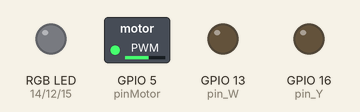
This sketch was run on a simulated ESP32. On the bench: switched loads named in the sketch (green lamp = pin HIGH), an RGB LED mixed from three pins (HIGH = lit), output pins drawn as LEDs (lit = HIGH). Dim RGB values are drawn brighter than linear; random numbers use the default seed unless the sketch sets one; what the sketch prints to the serial monitor is not drawn.

Above: at 0.05 s.
At 3.55 s:
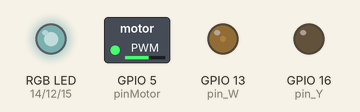
At 5.05 s:
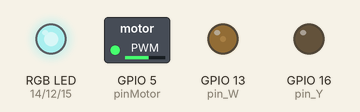
At 10.25 s:
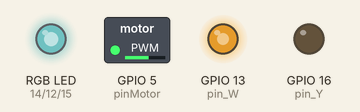
At 15.35 s:
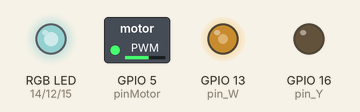
At 20.45 s:
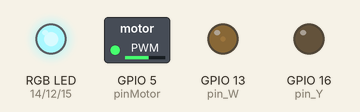
Timing chart, 0 to 26.6 s (numbered marks = the images above):
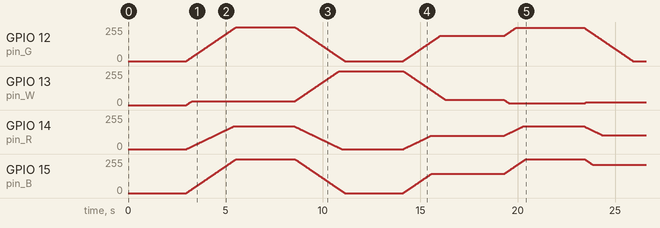

The sketch:

Nebulosa.ino
```cpp
#define DEBUG_SERIAL Serial

int pin_R = 14;
int pin_G = 12;
int pin_B = 15;//15
int pin_W = 13;//13
int pin_Y = 16;//16


int pinMotor = 5;

int LED_R_value = 0;
int LED_G_value = 0;
int LED_B_value = 0;
int LED_W_value = 0;
int LED_Y_value = 0;


int LED_R_Brillo_value = 0;
int LED_G_Brillo_value = 0;
int LED_B_Brillo_value = 0;
int LED_W_Brillo_value = 0;
int LED_Y_Brillo_value = 0;


int LED_R_Current_value = 0;
int LED_G_Current_value = 0;
int LED_B_Current_value = 0;
int LED_W_Current_value = 0;
int LED_Y_Current_value = 0;


#include "luces.hpp"
#include "colores.hpp"

void setup() {
  Serial.begin(115200);


  pinMode(pin_R, OUTPUT);
  pinMode(pin_B, OUTPUT);
  pinMode(pin_G, OUTPUT);
  pinMode(pin_W, OUTPUT);
  pinMode(pin_Y, OUTPUT);
  pinMode(pinMotor, OUTPUT);

  analogWrite(pinMotor, 150);

  // analogWrite(pin_R, 180);
  // delay(2000);
  //   analogWrite(pin_R, 0);

  // analogWrite(pin_G, 180);
  // delay(2000);
  //   analogWrite(pin_G, 0);

  // analogWrite(pin_B, 180);
  // delay(2000);
  //   analogWrite(pin_B, 0);


  // analogWrite(pin_W, 180);
  // delay(2000);
  //   analogWrite(pin_W, 0);
  // analogWrite(pin_Y, 180);
  // delay(2000);
  //   analogWrite(pin_Y, 0);

  cargarVecctorColores();

  Serial.println("start..");
  DEBUG_SERIAL.begin(115200);
}


void loop() {

  if (setLedColor()) {
    Serial.print("_.");
    delay(3000);
    LED_R_Brillo_value = 0;
    LED_G_Brillo_value = 0;
    LED_B_Brillo_value = 0;
    LED_W_Brillo_value = 0;
    LED_Y_Brillo_value = 0;

    int x = random(1, 5);

    // if (x == 1) LED_W_Brillo_value = 255;
    // if (x == 2) LED_Y_Brillo_value = 255;
    // if (x == 3) LED_R_Brillo_value = 255;
    // if (x == 4) LED_G_Brillo_value = 255;
    // if (x == 5) LED_B_Brillo_value = 255;
    if (random(1, 5) < 2){
          if (x <= 3) LED_W_Brillo_value = 255;
    if (x > 3) LED_Y_Brillo_value = 255;
    }else{
    colorX ccl = colorXList[random(0, 51)];
    LED_R_Brillo_value = ccl.r;
    LED_G_Brillo_value = ccl.g;
    LED_B_Brillo_value = ccl.b;
    LED_W_Brillo_value = random(10, 50);
    }

  }
}
//webSocket.loop();
```

colores.hpp
```cpp
class colorX {
public:

  int r;
  int g;
  int b;
  String nombre;


  void setEstado(String _nombre, int _r, int _g, int _b, uint16_t _colorHex, int _posX, int _posY);
};


void colorX::setEstado(String _nombre, int _r, int _g, int _b, uint16_t _colorHex, int _posX, int _posY) {
  nombre = _nombre;
  r = _r;
  g = _g;
  b = _b;

};


const int maxColors = 52;
colorX colorXList[maxColors];  // An array of MyClass objects using default constructor

void cargarVecctorColores() {
  colorXList[0].setEstado("AliceBlue", 240, 248, 255, 0xF0F8FF, 0, 0);
  colorXList[1].setEstado("Amethyst", 153, 102, 204, 0x9966CC, 1, 0);
  colorXList[2].setEstado("AntiqueWhite", 250, 235, 215, 0xFAEBD7, 2, 0);
  colorXList[3].setEstado("Aqua", 0, 255, 255, 0x00FFFF, 3, 0);
  colorXList[4].setEstado("Aquamarine", 127, 255, 212, 0x7FFFD4, 4, 0);
  colorXList[5].setEstado("Azure", 240, 255, 255, 0xF0FFFF, 5, 0);
  colorXList[6].setEstado("Beige", 245, 245, 220, 0xF5F5DC, 6, 0);
  colorXList[7].setEstado("Bisque", 255, 228, 196, 0xFFE4C4, 7, 0);
  colorXList[8].setEstado("Black", 0, 0, 0, 0x000000, 0, 1);
  colorXList[9].setEstado("BlanchedAlmond", 255, 235, 205, 0xFFEBCD, 1, 1);
  colorXList[10].setEstado("Blue", 0, 0, 255, 0x0000FF, 2, 1);
  colorXList[11].setEstado("BlueViolet", 138, 43, 226, 0x8A2BE2, 3, 1);
  colorXList[12].setEstado("Brown", 165, 42, 42, 0xA52A2A, 4, 1);
  colorXList[13].setEstado("BurlyWood", 222, 184, 135, 0xDEB887, 5, 1);
  colorXList[14].setEstado("CadetBlue", 95, 158, 160, 0x5F9EA0, 6, 1);
  colorXList[15].setEstado("Chartreuse", 127, 255, 0, 0x7FFF00, 7, 1);
  colorXList[16].setEstado("Chocolate", 210, 105, 30, 0xD2691E, 0, 2);
  colorXList[17].setEstado("Coral", 255, 127, 80, 0xFF7F50, 1, 2);
  colorXList[18].setEstado("CornflowerBlue", 100, 149, 237, 0x6495ED, 2, 2);
  colorXList[19].setEstado("Cornsilk", 255, 248, 220, 0xFFF8DC, 3, 2);
  colorXList[20].setEstado("Crimson", 220, 20, 60, 0xDC143C, 4, 2);
  colorXList[21].setEstado("Cyan", 0, 255, 255, 0x00FFFF, 5, 2);
  colorXList[22].setEstado("DarkBlue", 0, 0, 139, 0x00008B, 6, 2);
  colorXList[23].setEstado("DarkCyan", 0, 139, 139, 0x008B8B, 7, 2);
  colorXList[24].setEstado("DarkGoldenrod", 184, 134, 11, 0xB8860B, 0, 3);
  colorXList[25].setEstado("DarkGray", 169, 169, 169, 0xA9A9A9, 1, 3);
  colorXList[26].setEstado("DarkGrey", 169, 169, 169, 0xA9A9A9, 2, 3);
  colorXList[27].setEstado("DarkGreen", 0, 100, 0, 0x006400, 3, 3);
  colorXList[28].setEstado("DarkKhaki", 189, 183, 107, 0xBDB76B, 4, 3);
  colorXList[29].setEstado("DarkMagenta", 139, 0, 139, 0x8B008B, 5, 3);
  colorXList[30].setEstado("DarkOliveGreen", 85, 107, 47, 0x556B2F, 6, 3);
  colorXList[31].setEstado("DarkOrange", 255, 140, 0, 0xFF8C00, 7, 3);
  colorXList[32].setEstado("DarkOrchid", 153, 50, 204, 0x9932CC, 0, 4);
  colorXList[33].setEstado("DarkRed", 139, 0, 0, 0x8B0000, 1, 4);
  colorXList[34].setEstado("DarkSalmon", 233, 150, 122, 0xE9967A, 2, 4);
  colorXList[35].setEstado("DarkSeaGreen", 143, 188, 143, 0x8FBC8F, 3, 4);
  colorXList[36].setEstado("DarkSlateBlue", 72, 61, 139, 0x483D8B, 4, 4);
  colorXList[37].setEstado("DarkSlateGray", 47, 79, 79, 0x2F4F4F, 5, 4);
  colorXList[38].setEstado("DarkSlateGrey", 47, 79, 79, 0x2F4F4F, 6, 4);
  colorXList[39].setEstado("DarkTurquoise", 0, 206, 209, 0x00CED1, 7, 4);
  colorXList[40].setEstado("DarkViolet", 148, 0, 211, 0x9400D3, 0, 5);
  colorXList[41].setEstado("DeepPink", 255, 20, 147, 0xFF1493, 1, 5);
  colorXList[42].setEstado("DeepSkyBlue", 0, 191, 255, 0x00BFFF, 2, 5);
  colorXList[43].setEstado("DimGray", 105, 105, 105, 0x696969, 3, 5);
  colorXList[44].setEstado("DimGrey", 105, 105, 105, 0x696969, 4, 5);
  colorXList[45].setEstado("DodgerBlue", 30, 144, 255, 0x1E90FF, 5, 5);
  colorXList[46].setEstado("FireBrick", 178, 34, 34, 0xB22222, 6, 5);
  colorXList[47].setEstado("FloralWhite", 255, 250, 240, 0xFFFAF0, 7, 5);
  colorXList[48].setEstado("ForestGreen", 34, 139, 34, 0x228B22, 0, 6);
  colorXList[49].setEstado("Fuchsia", 255, 0, 255, 0xFF00FF, 1, 6);
  colorXList[50].setEstado("Gainsboro", 220, 220, 220, 0xDCDCDC, 2, 6);
  colorXList[51].setEstado("GhostWhite", 248, 248, 255, 0xF8F8FF, 3, 6);
}
```

luces.hpp
```cpp
int LED_R_Pulse_value = 0;
int LED_B_Pulse_value = 0;
int LED_G_Pulse_value = 0;
int LED_W_Pulse_value = 0;
int LED_Y_Pulse_value = 0;

bool setLedColor() {

  bool flag = true;

  if (LED_R_Current_value != LED_R_Brillo_value) {
    if (LED_R_Current_value < LED_R_Brillo_value) LED_R_Current_value++;
    else LED_R_Current_value--;
    flag = false;
  }

  if (LED_G_Current_value != LED_G_Brillo_value) {
    if (LED_G_Current_value < LED_G_Brillo_value) LED_G_Current_value++;
    else LED_G_Current_value--;
    flag = false;
  }

  if (LED_B_Current_value != LED_B_Brillo_value) {
    if (LED_B_Current_value < LED_B_Brillo_value) LED_B_Current_value++;
    else LED_B_Current_value--;
    flag = false;
  }


  if (LED_Y_Current_value != LED_Y_Brillo_value) {
    if (LED_Y_Current_value < LED_Y_Brillo_value) LED_Y_Current_value++;
    else LED_Y_Current_value--;
    flag = false;
  }

if (LED_W_Current_value != LED_W_Brillo_value) {
    if (LED_W_Current_value < LED_W_Brillo_value) LED_W_Current_value++;
    else LED_W_Current_value--;
    flag = false;

  }

if (LED_Y_Current_value != LED_Y_Brillo_value) {
    if (LED_Y_Current_value < LED_Y_Brillo_value) LED_Y_Current_value++;
    else LED_Y_Current_value--;
    flag = false;

  }

  if (flag == false) {


    LED_R_Pulse_value = map(LED_R_Current_value, 0, 255, 0, 180);
    LED_B_Pulse_value = LED_B_Current_value;//map(LED_B_Current_value, 0, 255, 0, 255);
    LED_G_Pulse_value = LED_G_Current_value;//map(LED_G_Current_value, 0, 255, 0, 255);
    LED_W_Pulse_value = LED_W_Current_value;//map(LED_W_Current_value, 0, 255, 0, 255);
    LED_Y_Pulse_value = LED_Y_Current_value;//map(LED_Y_Current_value, 0, 255, 0, 255);


    analogWrite(pin_R, LED_R_Pulse_value);
    analogWrite(pin_B, LED_B_Pulse_value);
    analogWrite(pin_G, LED_G_Pulse_value);
    analogWrite(pin_W, LED_W_Pulse_value);
    analogWrite(pin_Y, LED_Y_Pulse_value);

    delayMicroseconds(10000);
  }


  return flag;
}
```
